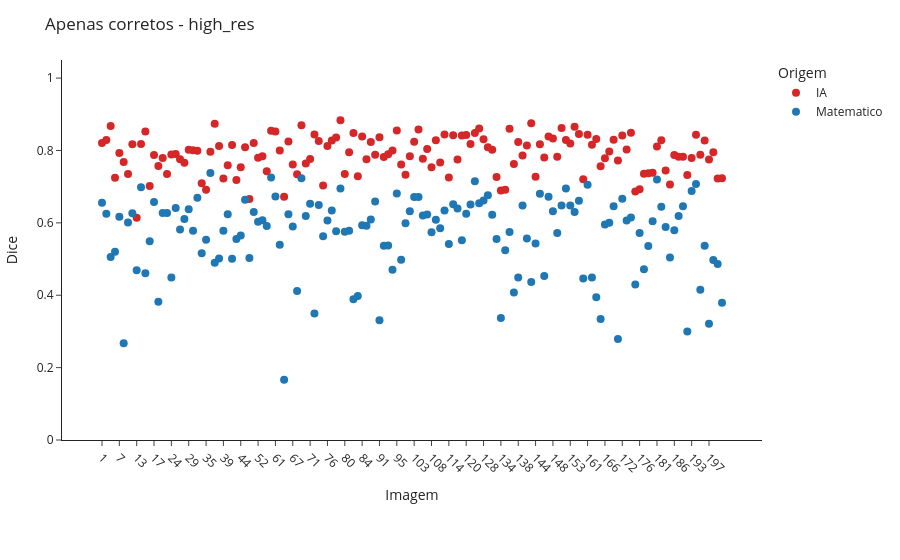
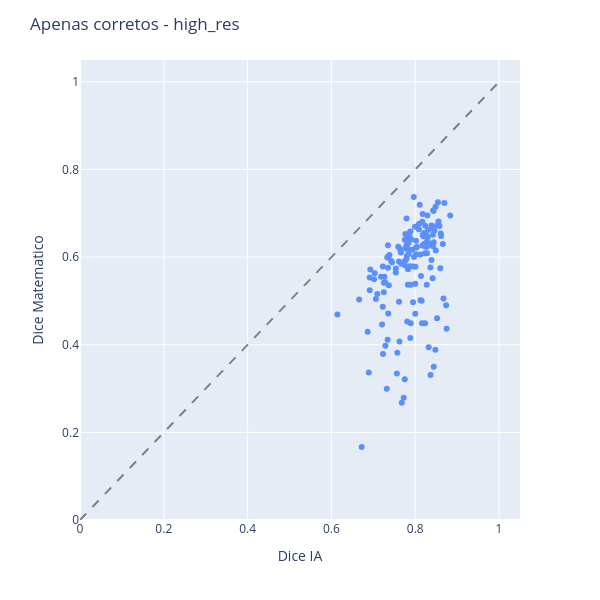

The cell these charts' notebook holds for them, in order:
### Code cell
# Apenas corretos - High Res
scenario_image_df = cmp.build_ostia_image_comparison_df(correct_ia_df, correct_math_df)
viz.plot_image_dice_scatter_interactive(scenario_image_df, "high_res", comparison_title="Apenas corretos")
viz.plot_ia_vs_math_scatter_interactive(scenario_image_df, "high_res", comparison_title="Apenas corretos")

### Figure 1 — Plotly figure (JSON) as saved in the notebook; plotly's stock layout.template omitted (floating-point values rounded to 4 significant figures; data arrays with more than 128 entries replaced by an {"elided": "..."} marker saying what was removed)
{"data": [{"customdata": {"elided": "144x2 mixed values"}, "hovertemplate": "img_id: %{customdata[0]}<br>Dice: %{y:.3f}<br>Metodo: %{customdata[1]}<extra></extra>", "marker": {"color": "#D62728", "size": 8}, "mode": "markers", "name": "IA", "type": "scatter", "x": {"elided": "144 str values"}, "y": {"elided": "144 float values"}}, {"customdata": {"elided": "144x2 mixed values"}, "hovertemplate": "img_id: %{customdata[0]}<br>Dice: %{y:.3f}<br>Metodo: %{customdata[1]}<extra></extra>", "marker": {"color": "#1F77B4", "size": 8}, "mode": "markers", "name": "Matematico", "type": "scatter", "x": {"elided": "144 str values"}, "y": {"elided": "144 float values"}}], "layout": {"legend": {"title": {"text": "Origem"}}, "margin": {"b": 120, "l": 40, "r": 20, "t": 60}, "title": {"text": "Apenas corretos - high_res"}, "xaxis": {"tickangle": 45, "title": {"text": "Imagem"}}, "yaxis": {"range": [0, 1.05], "title": {"text": "Dice"}}}}

### Figure 2 — Plotly figure (JSON) as saved in the notebook; plotly's stock layout.template omitted (floating-point values rounded to 4 significant figures; data arrays with more than 128 entries replaced by an {"elided": "..."} marker saying what was removed)
{"data": [{"customdata": {"elided": "144x3 mixed values"}, "hovertemplate": "ia_dice=%{x}<br>math_dice=%{y}<br>img_id=%{customdata[0]}<br>ia_method=%{customdata[1]}<br>math_method=%{customdata[2]}<extra></extra>", "legendgroup": "", "marker": {"color": "#5B8FF9", "symbol": "circle"}, "mode": "markers", "name": "", "orientation": "v", "showlegend": false, "type": "scatter", "x": {"elided": "144 float values"}, "xaxis": "x", "y": {"elided": "144 float values"}, "yaxis": "y"}], "layout": {"height": 600, "legend": {"tracegroupgap": 0}, "margin": {"t": 60}, "shapes": [{"line": {"color": "gray", "dash": "dash"}, "type": "line", "x0": 0, "x1": 1, "y0": 0, "y1": 1}], "title": {"text": "Apenas corretos - high_res"}, "width": 600, "xaxis": {"anchor": "y", "domain": [0, 1], "range": [0, 1.05], "title": {"text": "Dice IA"}}, "yaxis": {"anchor": "x", "domain": [0, 1], "range": [0, 1.05], "title": {"text": "Dice Matematico"}}}}
